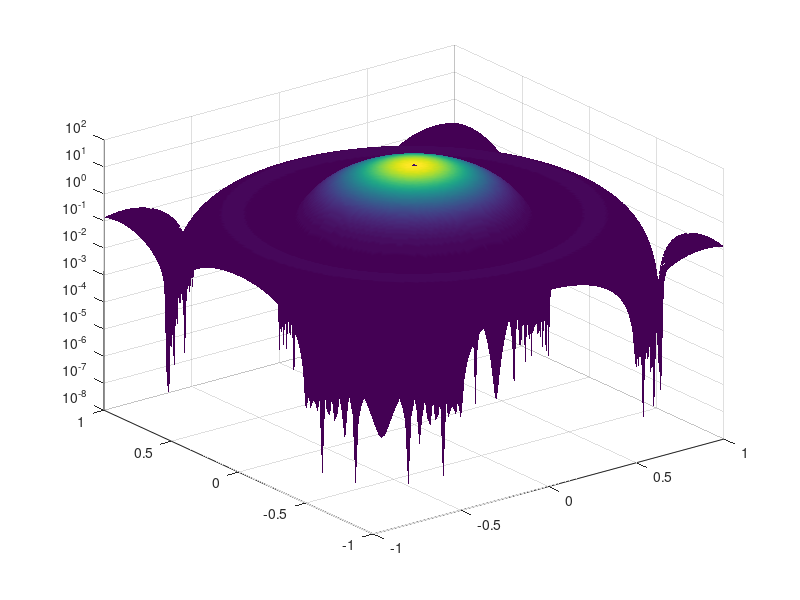

Reproduce this figure in MATLAB.
a = 2*pi;
[x,y] = meshgrid(-1:0.01:1,-1:0.01:1);
r = sqrt(x.^2+y.^2);
f = (2*besselj(1,a*r(:))./r(:)).^2;
surf(x,y,reshape(f,size(x)));
%hidden off;
shading flat;
shading interp;
set(gca,'Zscale','Log');
